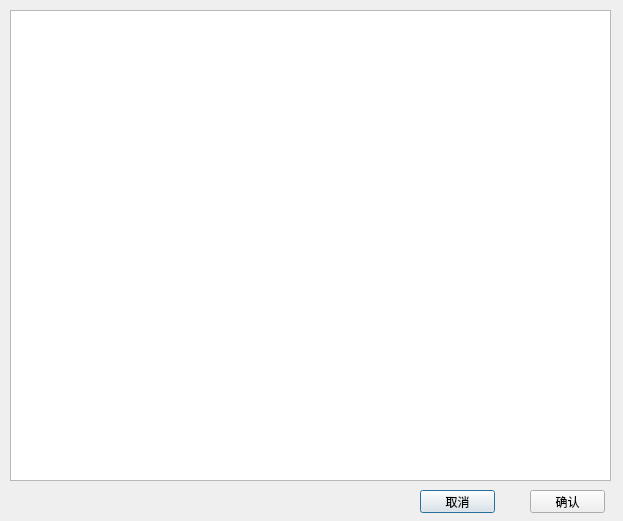
<?xml version="1.0" encoding="UTF-8"?>
<ui version="4.0">
 <class>ParamSelect</class>
 <widget class="QDialog" name="ParamSelect">
  <property name="geometry">
   <rect>
    <x>0</x>
    <y>0</y>
    <width>623</width>
    <height>521</height>
   </rect>
  </property>
  <property name="windowTitle">
   <string>Dialog</string>
  </property>
  <widget class="QTreeView" name="treeView">
   <property name="geometry">
    <rect>
     <x>10</x>
     <y>10</y>
     <width>601</width>
     <height>471</height>
    </rect>
   </property>
  </widget>
  <widget class="QPushButton" name="btncancel">
   <property name="geometry">
    <rect>
     <x>420</x>
     <y>490</y>
     <width>75</width>
     <height>23</height>
    </rect>
   </property>
   <property name="text">
    <string>取消</string>
   </property>
  </widget>
  <widget class="QPushButton" name="btnconfirm">
   <property name="geometry">
    <rect>
     <x>530</x>
     <y>490</y>
     <width>75</width>
     <height>23</height>
    </rect>
   </property>
   <property name="text">
    <string>确认</string>
   </property>
  </widget>
 </widget>
 <resources/>
 <connections/>
</ui>
